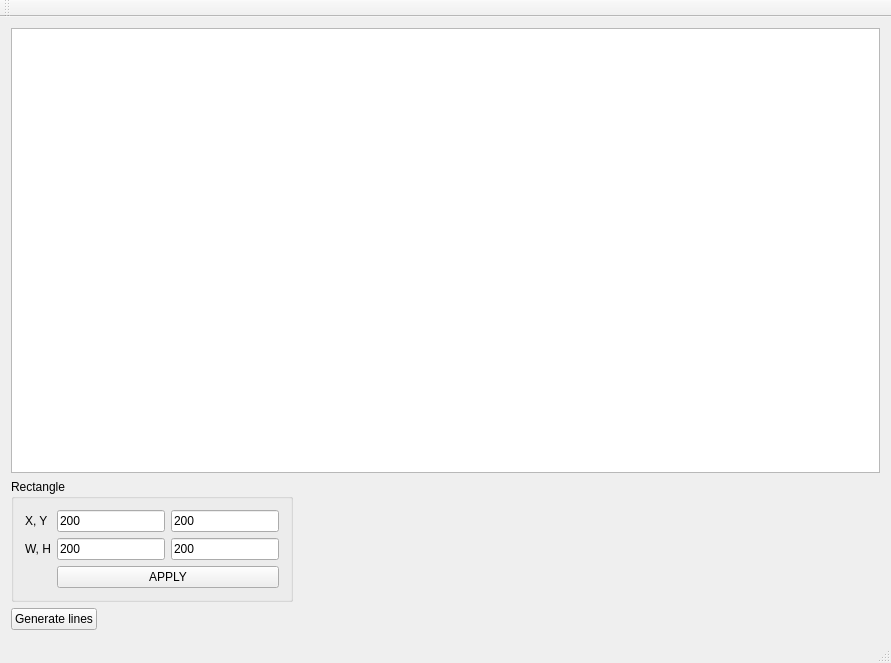
<?xml version="1.0" encoding="UTF-8"?>
<ui version="4.0">
 <class>MainWindow</class>
 <widget class="QMainWindow" name="MainWindow">
  <property name="geometry">
   <rect>
    <x>0</x>
    <y>0</y>
    <width>891</width>
    <height>663</height>
   </rect>
  </property>
  <property name="sizePolicy">
   <sizepolicy hsizetype="Fixed" vsizetype="Preferred">
    <horstretch>0</horstretch>
    <verstretch>0</verstretch>
   </sizepolicy>
  </property>
  <property name="windowTitle">
   <string>Cohen–Sutherland</string>
  </property>
  <widget class="QWidget" name="centralWidget">
   <layout class="QGridLayout" name="gridLayout_2">
    <item row="0" column="0">
     <widget class="QGraphicsView" name="drawArea"/>
    </item>
    <item row="1" column="0">
     <widget class="QGroupBox" name="groupBox">
      <property name="sizePolicy">
       <sizepolicy hsizetype="Fixed" vsizetype="Fixed">
        <horstretch>0</horstretch>
        <verstretch>0</verstretch>
       </sizepolicy>
      </property>
      <property name="title">
       <string>Rectangle</string>
      </property>
      <layout class="QGridLayout" name="gridLayout">
       <item row="0" column="2">
        <widget class="QLineEdit" name="y">
         <property name="text">
          <string>200</string>
         </property>
        </widget>
       </item>
       <item row="1" column="2">
        <widget class="QLineEdit" name="h">
         <property name="text">
          <string>200</string>
         </property>
        </widget>
       </item>
       <item row="1" column="0">
        <widget class="QLabel" name="label_2">
         <property name="text">
          <string>W, H</string>
         </property>
        </widget>
       </item>
       <item row="1" column="1">
        <widget class="QLineEdit" name="w">
         <property name="text">
          <string>200</string>
         </property>
        </widget>
       </item>
       <item row="2" column="1" colspan="2">
        <widget class="QPushButton" name="makeRectBtn">
         <property name="text">
          <string>APPLY</string>
         </property>
        </widget>
       </item>
       <item row="0" column="1">
        <widget class="QLineEdit" name="x">
         <property name="text">
          <string>200</string>
         </property>
        </widget>
       </item>
       <item row="0" column="0">
        <widget class="QLabel" name="label">
         <property name="text">
          <string>X, Y</string>
         </property>
        </widget>
       </item>
      </layout>
     </widget>
    </item>
    <item row="2" column="0">
     <widget class="QPushButton" name="generatebtn">
      <property name="sizePolicy">
       <sizepolicy hsizetype="Fixed" vsizetype="Fixed">
        <horstretch>0</horstretch>
        <verstretch>0</verstretch>
       </sizepolicy>
      </property>
      <property name="text">
       <string>Generate lines</string>
      </property>
     </widget>
    </item>
   </layout>
  </widget>
  <widget class="QMenuBar" name="menuBar">
   <property name="geometry">
    <rect>
     <x>0</x>
     <y>0</y>
     <width>891</width>
     <height>21</height>
    </rect>
   </property>
  </widget>
  <widget class="QToolBar" name="mainToolBar">
   <attribute name="toolBarArea">
    <enum>TopToolBarArea</enum>
   </attribute>
   <attribute name="toolBarBreak">
    <bool>false</bool>
   </attribute>
  </widget>
  <widget class="QStatusBar" name="statusBar"/>
 </widget>
 <layoutdefault spacing="6" margin="11"/>
 <resources/>
 <connections/>
</ui>
